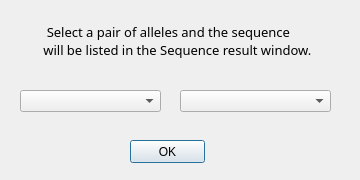
<?xml version="1.0" encoding="UTF-8"?>
<ui version="4.0">
 <class>AllelePairDlg</class>
 <widget class="QDialog" name="AllelePairDlg">
  <property name="geometry">
   <rect>
    <x>0</x>
    <y>0</y>
    <width>360</width>
    <height>180</height>
   </rect>
  </property>
  <property name="windowTitle">
   <string>Dialog</string>
  </property>
  <widget class="QLabel" name="label">
   <property name="geometry">
    <rect>
     <x>40</x>
     <y>10</y>
     <width>281</width>
     <height>61</height>
    </rect>
   </property>
   <property name="font">
    <font>
     <family>微软雅黑</family>
     <pointsize>10</pointsize>
    </font>
   </property>
   <property name="text">
    <string>  Select a pair of alleles and the sequence 
 will be listed in the Sequence result window.</string>
   </property>
  </widget>
  <widget class="QComboBox" name="comboBox">
   <property name="geometry">
    <rect>
     <x>20</x>
     <y>90</y>
     <width>141</width>
     <height>22</height>
    </rect>
   </property>
  </widget>
  <widget class="QComboBox" name="comboBox_2">
   <property name="geometry">
    <rect>
     <x>180</x>
     <y>90</y>
     <width>151</width>
     <height>22</height>
    </rect>
   </property>
  </widget>
  <widget class="QPushButton" name="btnOk">
   <property name="geometry">
    <rect>
     <x>130</x>
     <y>140</y>
     <width>75</width>
     <height>23</height>
    </rect>
   </property>
   <property name="text">
    <string>OK</string>
   </property>
  </widget>
 </widget>
 <resources/>
 <connections/>
</ui>
